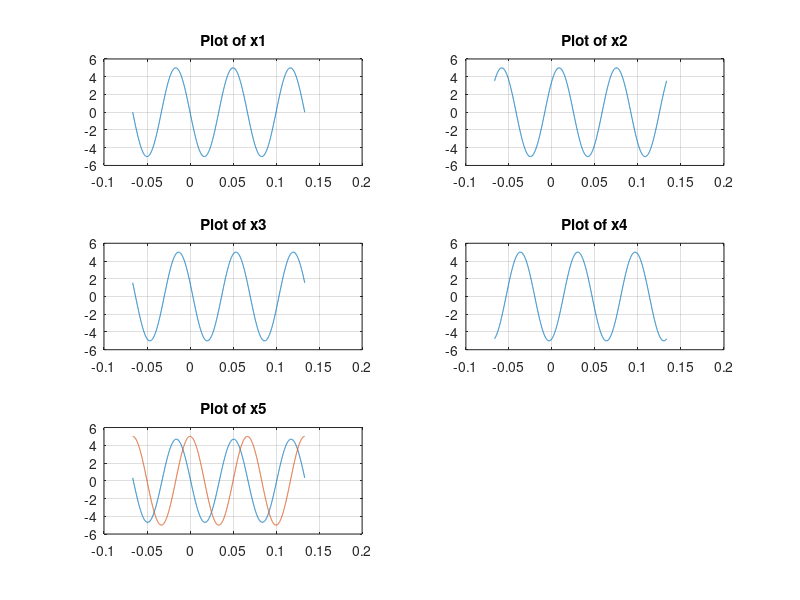

The MATLAB source for this figure: (Note: this script raises an error after producing the figure.)
clear; clc;
%%%%%%% 3.2 Verify Addition of Sinusoids Using Complex Exponentials%%%%%%

% Specify parameters for plots
A = 5;
f0= 15;
T0 = 1/f0;

% Discretised sampling points for signals
t = linspace(-T0,2*T0,2000);

% Signals
x1 = A*cos(2*pi*f0*t + 0.5*pi); 
x2 = A*cos(2*pi*f0*t - 0.25*pi);
x3 = A*cos(2*pi*f0*t + 0.4*pi);
x4 = A*cos(2*pi*f0*t - 0.9*pi);

% Summation of signls
x5 = x1 + x2 + x3 + x4;

% Plots of signals
subplot(3,2,1)
plot(t,x1)
title('Plot of x1')
grid on

subplot(3,2,2)
plot(t,x2)
title('Plot of x2')
grid on

subplot(3,2,3)
plot(t,x3)
title('Plot of x3')
grid on

subplot(3,2,4)
plot(t,x4)
title('Plot of x4')
grid on

subplot(3,2,5)
plot(t,x5)
hold on
plot(t,A*cos(2*pi*f0*t))
title('Plot of x5')
grid on

% Complex arithmetic
Amp = [A A A A];
ph = [0.5 -0.25 0.4 -0.9]*pi;
Z = Amp.*exp(j*ph);
z1 = Z(1); z2 = Z(2); z3 = Z(3); z4 = Z(4);

% Add all the complex exponentials together
z5 = sum(Z);

zprint([z1 z2 z3 z4 z5])

figure(2)
zcat([z1 z2 z3 z4])
hold on
zvect([z5])